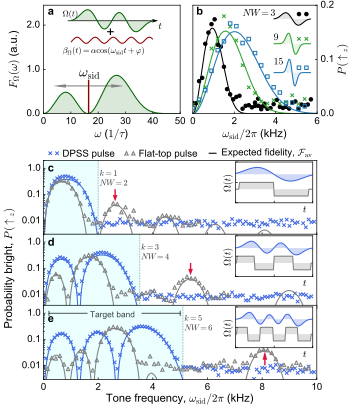

Recreate this plot in Python.
# -*- coding: utf-8 -*-
"""
Created on Mon Feb 13 10:41:39 2017

@author: virginia
"""

from __future__ import division, print_function
import sys
sys.path.append('/home/virginia/Dropbox/Multitaper paper/Figures')


import matplotlib.gridspec as gridspec
from matplotlib.ticker import FuncFormatter
import matplotlib
import matplotlib.pyplot as plt

from Slepian import DPSS
import numpy as np


# ------------------------ Axes formatting for log-scales --------------------------------------------
def xaxis_major_formatter(x, pos):
    format_str = '%.0f' % x
    return format_str
major_formatter = FuncFormatter(xaxis_major_formatter)

def xaxis_minor_formatter(x, pos):
    if x < 1:
        format_str = '' if x != 0.5 else '%.1f' % x
    elif x > 1 and x < 10:
        format_str = '' if x != 2 and x != 5 else '%.0f' % x
    else:
        format_str = '' if x != 20 and x != 50 else '%.0f' % x
    
    return format_str
minor_formatter = FuncFormatter(xaxis_minor_formatter)


def mm2inch(mm):
    return mm * 0.0393701
    

# General rc parameter    
matplotlib.rcParams['figure.figsize'] = (mm2inch(90), mm2inch(105))
matplotlib.rcParams['axes.linewidth'] = 0.5
matplotlib.rcParams['xtick.major.size'] = 1.5
matplotlib.rcParams['ytick.major.size'] = 1.5
matplotlib.rcParams['xtick.minor.size'] = 1.0
matplotlib.rcParams['ytick.minor.size'] = 1.0
font = {'family' : 'Arial',
        'size'   : 8}
matplotlib.rc('font', **font)
matplotlib.rcParams['axes.linewidth'] = 0.5
plt.rc('xtick', labelsize=7)
plt.rc('ytick', labelsize=7)



fig = plt.figure()
grid = gridspec.GridSpec(4, 1, height_ratios=[1.0, 0.5, 0.5, 0.5])

top_grid = gridspec.GridSpecFromSubplotSpec(1, 2, grid[0, 0])

ax1 = plt.subplot(top_grid[0, 0])
ax1_2 = plt.subplot(top_grid[0, 1])
ax2 = plt.subplot(grid[1, 0])
ax3 = plt.subplot(grid[2, 0])
ax4 = plt.subplot(grid[3, 0])







###############################################################################################
#
#       TIGHT LAYOUT
#
###############################################################################################


plt.tight_layout()



###############################################################################################
#
#       Absolute positioning of subplots
#
###############################################################################################

for ax in [ax1, ax1_2,  ax2, ax3, ax4]:
    pos1 = ax.get_position()
    x1 = 0.035 if ax != ax1_2 else - 0.011
    w1 = 0.90 if ax != ax1_2 else 0.90
    pos2 = [pos1.x0 + x1, pos1.y0 + 0.02,  pos1.width*w1, pos1.height*1] 
    ax.set_position(pos2) 

for ax in [ax1, ax1_2]:
    pos1 = ax.get_position()
    w1 = 1.1 if ax == ax1 else 1
    pos2 = [pos1.x0, pos1.y0 + 0.02,  pos1.width*w1, pos1.height*0.95] 
    ax.set_position(pos2)

y1 = iter([0.10, 0.055, 0])
for ax in [ax2, ax3, ax4]:
    pos1 = ax.get_position()
    pos2 = [pos1.x0, pos1.y0 - next(y1) * 0.65 - 0.0,  pos1.width, pos1.height*1.30] 
    ax.set_position(pos2) 
    

###############################################################################################
#
#       ax1 plots
#
###############################################################################################

dpss = DPSS(100, 4, 4)

c = 'DarkGreen'#(60/255, 100/255, 40/255)
n = 'DarkRed'
    
slepian = dpss[:,3]
ft = np.abs(np.fft.fft(slepian, n=4096) )**2

f_axis = np.linspace(0, 100./2, 180)

ax1.fill_between(f_axis, ft[:180], 0, color=c, alpha=0.15, lw=0)
ax1.plot(f_axis, ft[:180], color=c, lw=.75)
    
ax1.plot([16.5, 16.5], [0, 30], color=n)
ax1.arrow(16, 25, -8, 0.0, head_width=2, head_length=3, fc='Gray', ec='Gray', lw=0.75)
ax1.arrow(17, 25, 8, 0.0, head_width=2, head_length=3, fc='Gray', ec='Gray', lw=0.75)
ax1.text(13, 33, r'$\omega_{\mathrm{sid}}$', fontsize=10) 


ax1.tick_params(top='off', right='off', pad=2.5)

ax1.set_ylim([0, 98])
ax1.set_yticks([0, 40, 80])
ax1.set_yticklabels([0.0, 1.0, 2.0])

ax1.set_xlim([0, 50])
ax1.set_xticks([0, 10, 20, 30, 40, 50])
#ax1.set_xticklabels([0, 4, 8, 12, 16])

# ----------- Axes label ----------------------------------------------------------------------
ax1.set_ylabel(r'$F_{\Omega}(\omega)$ (a.u.)')
ax1.set_xlabel(r'$\omega$ ($1/\tau$)', labelpad=2)

###############################################################################################
#
#       ax1_inset plots
#
###############################################################################################

# shrink ax1 first, then create the inset axis, then position it (please don't judge me on this)

pos1 = ax1.get_position()
pos2 = [pos1.x0, pos1.y0,  pos1.width, pos1.height*1.0] 
ax1.set_position(pos2)

pos1 = ax1.get_position()
w1 = 0.60
x1 = pos1.width*(1-w1)/2
pos2 = [pos1.x0+x1, pos1.y0 + pos1.height/2 + 0.005,  pos1.width*w1, pos1.height*0.45] 
ax1_inset = fig.add_axes(pos2) 

ax1_inset.patch.set_alpha(0.0)


for spine in ['top', 'left', 'right', 'bottom']:
    ax1_inset.spines[spine].set_visible(False)
ax1_inset.tick_params(top='off', left='off', right='off', labelbottom='off', labelleft='off', bottom='off')



# ----------- Data ----------------------------------------------------------------------------
t = np.linspace(0, 150, num=100)

# delt_t = 150./100 -> f_max = 1/2 delt_t = 100 / 2*150

w_sid = np.pi/16.5
noise = np.cos(w_sid*t + 1.3*np.pi)*0.25
slepian = slepian/np.max(np.abs(slepian))*0.9


# ----------- Plots ---------------------------------------------------------------------------
ax1_inset.plot(t, noise - 1.6, color=n, alpha=1, lw=0.75)  
#ax1_inset.fill_between(t, noise-1.5, np.ones(100)*-1.5, color=n, alpha=0.15, lw=0)
   
ax1_inset.fill_between(t, slepian, 0, color=c, alpha=0.15, lw=0)
ax1_inset.plot(t, slepian, color=c, lw=0.75)


# ---------- Tick params and ticks ------------------------------------------------------------
ax1_inset.tick_params(top='off', right='off', labelsize=6)
#ax1_inset.spines['right'].set_visible(False)
#ax1_inset.spines['top'].set_visible(False)

ax1_inset.set_xlim([0, 150])
ax1_inset.set_xticks([0, 37.5, 75, 112.5, 150])
#ax1_inset.set_xticklabels([0,  0.5, 1.0])


ax1_inset.set_ylim([-3, 1])
ax1_inset.set_yticks([-3, -1, 1])
ax1_inset.set_yticklabels([0, 1, 2])
 

# ----------- Axes label ----------------------------------------------------------------------
#ax1_inset.set_xlabel(r'Time, $t$', labelpad=2.5, fontsize=7)

ax1_inset.text(65, -1.3, r'+', fontsize=10)
ax1_inset.text(-15, 0.3, r'$\Omega(t)$', fontsize=6)
ax1_inset.text(-15, -2.7, r'$\beta_{\Omega}(t) = \alpha \cos(\omega_{\mathrm{sid}}t + \varphi)$', fontsize=6)
ax1_inset.text(160, -0.75, r'$t$', fontsize=7)

ax1_inset.arrow(-5, 0.00, 155, 0, head_length=7.5, head_width=0.20, clip_on=False,
                fc='k', ec='k', lw=0.5, overhang=0.2)



###############################################################################################
#
#       ax1_2 plots
#
###############################################################################################


# ----------- Read in data --------------------------------------------------------------------
s_3_1 = np.loadtxt('assets/data/Slepian k=1 NW 3.txt')
s_9_1 = np.loadtxt('assets/data/Slepian k=1 NW 9.txt')
s_15_1 = np.loadtxt('assets/data/Slepian k=1 NW 15.txt')

piTime = 1.09e-3

data = [s_3_1, s_9_1, s_15_1]
nws = [3, 9, 15]

colours = ['k', '#2ca02c', '#1f77b4' ]
symbols = ['o', 'x', 's']
mk = 2.5

pos1 = ax1_2.get_position()
inset_pos = [0.19, 0.13, 0.06]
text_pos = [2.4, 3.9, 3.9]; y0 = 0.18; y1 = 0.045
text = ['NW=3', '9', '15']

x_pulse = np.arange(100)

for i in range(3):
    s = data[i]; c = colours[i]; m = np.argmax(s[1:,1] == 0)
    ax1_2.plot(s[:,3]/1e3, 1-s[:,4], ls='-', color=c, lw=0.75)    
    #ax1_2.plot(s[:m,0]*piTime, 1-s[:m,2], ls='-', color=c, lw=0.75)
    ax1_2.plot(s[:m,0]/1e3, 1-s[:m,1], symbols[i], color=c, markersize=mk,
               mec=c, mew=0.75, mfc='none' if i == 2 else c, label=r'$NW={}$'.format(nws[i]))

    dpss = DPSS(100, 2, nws[i])[:, 1]
    dpss /= np.sum(np.abs(dpss))
    inset = fig.add_axes([pos1.x0+0.65*pos1.width, pos1.y0+inset_pos[i],
                           pos1.width*0.3, pos1.height*0.3])
    
    inset.axis('off')
    inset.fill_between(x_pulse, dpss, color=c, lw=0.0, alpha=0.10)
    inset.plot(dpss, color=c, lw=0.75)
    inset.plot(68, 0.015, symbols[i], color=c, markersize=mk,
               mec=c, mew=0.75, mfc='none' if i == 2 else c)
    inset.plot(88, 0.015, symbols[i], color=c, markersize=mk,
               mec=c, mew=0.75, mfc='none' if i == 2 else c)
    inset.set_ylim([-0.05, 0.05])
    
    ax1_2.text(text_pos[i], y0-i*y1, r'${}$'.format(text[i]), fontsize=7)
    
ax1_2.set_ylim([0, 0.20])
ax1_2.set_yticks([0.0, 0.1,  0.2])

ax1_2.set_xlim([0, 6])
ax1_2.set_xticks([0, 2, 4, 6])

ax1_2.tick_params(top='off', left='off', labelleft='off', labelright='on', pad=2.5)

#ax1_2.legend(loc='upper left', frameon=False, fontsize=7, ncol=2, handlelength=1.2,
#             handletextpad=0.05, columnspacing=0.5, bbox_to_anchor=(-0.05, 1.07), numpoints=1)

ax1_2.set_xlabel(r'$\omega_{\mathrm{sid}}/2\pi$ (kHz)', labelpad=2)
ax1_2.set_ylabel(r'$P\,(\uparrow_z)$')
ax1_2.yaxis.set_label_coords(1.25, 0.5)





###############################################################################################
#
#       ax2, ax3 & ,ax4 plots
#
###############################################################################################


p_c = 'Grey'
s_c = 'RoyalBlue'

# ---------------- Read in data -----------------------------------------------
s_6_1 = np.loadtxt('assets/data/Slepian NW=small order 1 wide.txt')
s_6_3 = np.loadtxt('assets/data/Slepian NW=small order 3 wide.txt')
s_6_5 = np.loadtxt('assets/data/Slepian NW=6 order 5 wide.txt')

prse_1 = np.loadtxt('assets/data/PRSE repetitions 1.txt')
prse_2 = np.loadtxt('assets/data/PRSE repetitions 2.txt')
prse_3 = np.loadtxt('assets/data/PRSE repetitions 3.txt')    


slepian_data = [s_6_1, s_6_3, s_6_5]; prse_data = [prse_1, prse_2, prse_3]


# ----------- Time-domain pulses  -------------------------------------------------------------
dpss_5 = DPSS(100, 6, 6)[:,5];  dpss_3 = DPSS(100, 4, 4)[:,3]; dpss_1 = DPSS(100, 2, 2)[:,1];

orders = [1, 3, 5]
t = np.arange(100)

square_pulse_1 = np.ones(100); square_pulse_1[50:] *= -1
square_pulse_1[:5] = 0; square_pulse_1[-5:] = 0

square_pulse_2 = np.ones(100); square_pulse_2[25:] *= -1; square_pulse_2[50:75] *= -1
square_pulse_2[:2] = 0; square_pulse_2[-2:] = 0

square_pulse_3 = np.ones(100); square_pulse_3[16:] *= -1; square_pulse_3[32:49] *= -1; 
square_pulse_3[65:81] *= -1; 
square_pulse_3[:2] = 0; square_pulse_3[-2:] = 0

square_pulses = [square_pulse_1, square_pulse_2, square_pulse_3]
slepians = [dpss_1, dpss_3, dpss_5]




colours = ['RoyalBlue', 'DarkOrange', 'DarkGreen']; symbols = ['x', '^', '^']
band_colour = (0, 1, 1, 20./255)

piTime = 1.08e-3

mk = 2.5

bumps = [2.62, 5.381, 8.1]
band_ends = [2.0, 3.52, 5.1]
hws = [0.1, 0.1, 0.1]

label_positions = [band_ends[i] + 0.05 for i in range(3)]
orders = [1, 3, 5]

axes = iter([ax2, ax3, ax4])

arrow_c = 'Crimson'

for i in range(0, 3):
    s = slepian_data[i]; c = colours[i]; m = np.argmax(s[1:,1] == 0); ax = next(axes)
    
    delete_points = np.where(abs(s[:m,1] - s[:m,2]) > 0.03 )
    s = np.delete(s, delete_points, axis=0)
    
        
    l1 = ('DPSS pulse', 'Flat-top pulse') if i == 0 else ('', '')
    
    ax.fill_between([0.0, band_ends[i]], [2, 2], [0.0001, 0.0001], color=band_colour)
    #ax.semilogy(s[:m,0]/1e3, s[:m,2], ls='-', color=s_c, lw=0.75)
    ax.semilogy(s[:,3]/1e3, 1 - s[:,4], ls='-', color=s_c, lw=0.75)
    ax.semilogy(s[:m,0]/1e3, s[:m,1], symbols[0], color=s_c, markersize=mk,
            mew=0.75, label=l1[0])
    
    p = prse_data[i]
    m = np.where(p[1:,0] == 0)[0][0]
    #ax.semilogy(p[:m,0]/1e3, 1-p[:m,2], ls='-', color=p_c, lw=0.75)
    ax.semilogy(p[:,3]/1e3, 1 - p[:,4], ls='-', color=p_c, lw=0.75)
    ax.semilogy(p[:m,0]/1e3, 1-p[:m,1], symbols[1], color=p_c, markersize=mk, mfc='none',
            mew=0.75, mec=p_c, label=l1[1])
            
    ax.plot([band_ends[i], band_ends[i]], [0.0001, 2.0], '--', color='Grey', dashes=(1.2, 0.75), lw=0.7, alpha=0.5)
            
    if i != 2:
        ax.arrow(bumps[i], 0.15, 0.0, -0.06, lw=1.0, fc=arrow_c, ec=arrow_c, head_width=hws[i], head_length=0.025,
                 zorder=100)
    else:
        ax.arrow(bumps[i], 0.011, 0.0, 0.007, lw=1.0, fc=arrow_c, ec=arrow_c, head_width=hws[i], head_length=0.01,
                 zorder=100, clip_on=False)
                 
    ax.text(label_positions[i], 0.20, 
            (r'$k={order}$'+'\n'+'$NW={NW}$').format(order=orders[i], NW=orders[i]+1),
            fontsize=6, alpha=0.8)
    
    ax.tick_params(which="both", top='off', right='off', pad=2.5)
    
    pos1 = ax.get_position()
    pos2 = [pos1.x0 + pos1.width/2 + 0.157, pos1.y0 + pos1.height/2 - 0.013,  pos1.width*0.282 , pos1.height*0.55] 
    ax_inset = fig.add_axes(pos2)
    
    slepian = slepians[i]; square_pulse = square_pulses[i]
    slepian /= np.max(np.abs(slepian))
    
    ax_inset.fill_between(t, slepian + 2.2, np.ones(100)*2.2, color=s_c, alpha=0.25, lw=0)
    ax_inset.plot(slepian + 2.2, color=s_c, lw=0.75)
    
    ax_inset.fill_between(t, square_pulse, 0, color=p_c, alpha=0.25, lw=0)
    ax_inset.plot(square_pulse, color=p_c, lw=0.75)
    
    ax_inset.tick_params(top='off', right='off', labelbottom='off', labelleft='off', labelsize=6)

    
    ax_inset.set_ylim([-2, 4])
    
    ax_inset.set_xlabel(r'$t$', labelpad=1.5, fontsize=7)
    ax_inset.xaxis.set_label_coords(0.9, -0.08)
    ax_inset.set_ylabel(r'$\Omega(t)$', labelpad=1, fontsize=7)
    
    #ax_inset.axis('off')
    
    ax_inset.set_xticks([0, 50, 100])
    ax_inset.set_xticklabels([0.0, 0.5, 1.0])
    ax_inset.set_yticks([-2, 1, 4])
    ax_inset.set_yticklabels([0, 3, 6])
    ax_inset.patch.set_alpha(0.0)        
    
        

ax2.tick_params(which='both', labelbottom='off', pad=2.5)
ax3.tick_params(which='both', labelbottom='off', pad=2.5)


for ax in [ax2, ax3, ax4]:
    ax.set_xlim([0.0, 10])
    ax.set_ylim([0.003, 2.0])
    ax.set_yticks([1e-2, 1e-1, 1])
    ax.set_yticklabels([0.01, 0.1, 1.0])
    ax.tick_params(which='minor', labelsize=6)
    ax.tick_params('y', pad=2)

#ax4.set_ylim([0.003, 3])

ax4.xaxis.set_minor_formatter(minor_formatter)
ax4.xaxis.set_major_formatter(major_formatter)



x0 = 0.2; x1 = 1.4; text_w = 2.0
y0 = 1.0; text_y = 0.7; y1 = 0.2

xend = x0+2*x1+text_w

ax4.text(x0+x1+0.1, 0.7, 'Target band', alpha=0.75, fontsize=6)


ax4.plot([x0, x0+x1], [1.0, 1.0], 'k', lw=0.5)
ax4.plot([x0+x1+text_w, xend], [1.0, 1.0], 'k', lw=0.5)

ax4.plot([x0, x0], [y0-y1, y0+y1], 'k', lw=0.5)
ax4.plot([xend, xend], [y0-y1, y0+y1], 'k', lw=0.5)


ax4.set_ylabel(r'Probability bright, $P\,(\uparrow_z)$')
ax4.yaxis.set_label_coords(-0.105, 1.5)

ax4.set_xlabel(r'Tone frequency, $\omega_{\mathrm{sid}}/2\pi$ (kHz)', labelpad=1.1)


                  
ax2.plot(-1, -1, 'k', lw=0.75, label=r'Expected fidelity, $\mathcal{F}_{\mathrm{av}}$')
#ax2.plot(-1, -1, 'k-', lw=0.75, label='Simulation')

ax2.legend(loc='upper center', frameon=False, fontsize=7, handlelength=1.3, ncol=4,
                  handletextpad=0.25, bbox_to_anchor=(0.5, 1.28), labelspacing=0.25,
                  columnspacing=0.90)





fig.text(0.135, 0.965, 'a', fontsize=8, fontweight='bold')
fig.text(0.555, 0.965, 'b', fontsize=8, fontweight='bold')

fig.text(0.135, 0.585, 'c', fontsize=8, fontweight='bold')
fig.text(0.135, 0.405, 'd', fontsize=8, fontweight='bold')
fig.text(0.135, 0.22, 'e', fontsize=8, fontweight='bold')






fig_version = '5'



plt.savefig('Figure_1_v{}.pdf'.format(fig_version))
plt.close()
